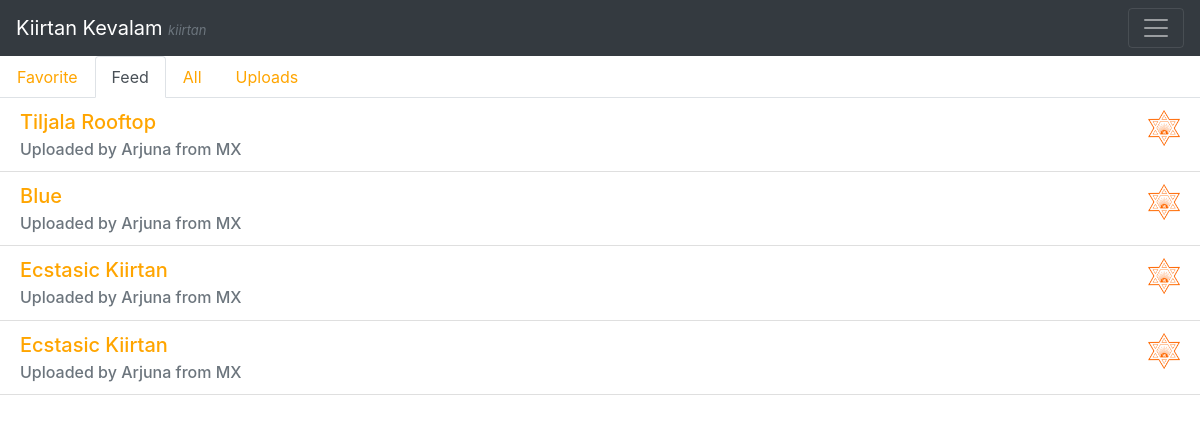
/kiirtanfeed/, run on the app's committed database.
### Song/models.py (models this page shows, shortened)
class Song(models.Model):
    title          = models.CharField(max_length=120)
    SONG_TYPES     = (
        ('KI', 'Kiirtan'),
        ('PS', 'Prabhat Samgiita'),
        ('BH', 'Bhajan'),
    )
    type              = models.CharField(max_length=30, choices=SONG_TYPES)
    capo              = models.PositiveIntegerField(blank=True, null=True, validators=[MaxValueValidator(12)])
    description       = models.TextField(blank=True)
    uploader          = models.ForeignKey('Profile', null=True, on_delete=models.SET_NULL)
    written_by        = models.CharField(max_length=50, blank=True)
    song_text         = models.TextField(blank=True)
    audio_file         = models.FileField()
    upload_date       = models.DateField(auto_now=False, auto_now_add=True)
    edit_date         = models.DateField(auto_now=True, auto_now_add=False)
    chords            = models.ManyToManyField('Chord', related_name='chords', through='ChordIndex')

class Profile(models.Model):
    user          = models.OneToOneField(User,on_delete=models.CASCADE)
    sanskrit_name = models.CharField(max_length=100)
    country       = CountryField(max_length=50)
    city          = models.CharField(max_length=50, blank=True, null=True)
    profile_pic    = models.ImageField(upload_to='profile_pics',blank=True)
    liked_songs   = models.ManyToManyField(Song, related_name="liked_songs", through='IsFavourite')

### Song/views.py (the view)
# urls.py: path('kiirtanfeed/', kiirtanfeed_view),
def kiirtanfeed_view(request):
    global kiirtanContext
    return render(request,"kiirtanfeed.html",kiirtanContext)

### Templates/kiirtanfeed.html (shortened to what this page needs)
{% extends "kiirtanfav.html" %}
{% block kiirtantabs %}
  <ul class="nav nav-tabs">
    <li class="nav-item">
      <a class="nav-link" href="/kiirtanfav/">Favorite</a>
    </li>
    <li class="nav-item">
      <a class="nav-link active" href="/kiirtanfeed/">Feed</a>
    </li>
    <li class="nav-item">
      <a class="nav-link" href="/kiirtanall/">All</a>
    </li>
    <li class="nav-item">
      <a class="nav-link" href="/kiirtanuploads/">Uploads</a>
    </li>
  </ul>
{% endblock kiirtantabs %}
{% block renderkiirtans %}
  {% include 'renderer.html' with songlist=allKiirtan%}
{% endblock renderkiirtans %}

### Templates/listitem.html
{% load static %}
<div class="songlist-element">
    <li class="list-group-item">
        <h5 class="card-title"> <a href="#">{{ song.title }}</a>
            {% if song not in user.profile.liked_songs.all %}
                <a href="{% url 'add-song-view' id=song.pk %}">
                    <img class="pratik" src="{% static 'resources/img/pratik.png' %}" alt="">
                </a>
            {% else %}
                <a href="{% url 'delete-song-view' id=song.pk %}">
                    <img class="pratik-selected" src="{% static 'resources/img/pratik-selected.png' %}" alt="">
                </a>
            {% endif %}
        </h5>
        <h6 class="card-subtitle mt-10 text-muted">Uploaded by
            {% firstof song.uploader.sanskrit_name song.uploader.name "a margii"%} from {{ song.uploader.country }}</h6>
    </li>
</div>

### static/resources/css/custom.css (style rules this page uses)
.list-group-item { border-top: 0px solid rebeccapurple; }
.songlist-element { display: inline; background-color: red; }
.pratik, .pratik-selected { width:2rem; float: right; }

### data on the page
Song: title "Tiljala Rooftop", uploader.sanskrit_name "Arjuna", uploader.country "MX"
Song: title "Blue", uploader.sanskrit_name "Arjuna", uploader.country "MX"
Song: title "Ecstasic Kiirtan", uploader.sanskrit_name "Arjuna", uploader.country "MX"
Song: title "Ecstasic Kiirtan", uploader.sanskrit_name "Arjuna", uploader.country "MX"

### other printed values
{{ typeintitle }} "kiirtan"
